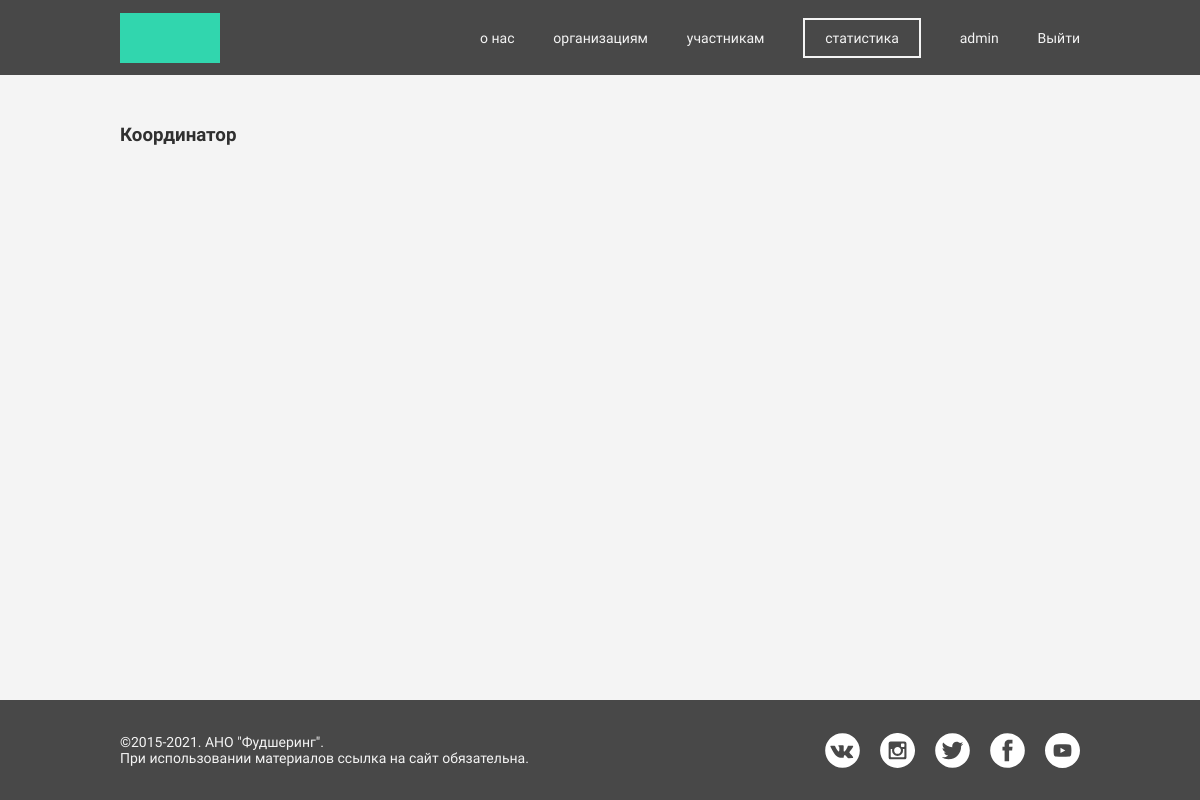
The page /cabinet/ (signed in) on the database as committed earlier.
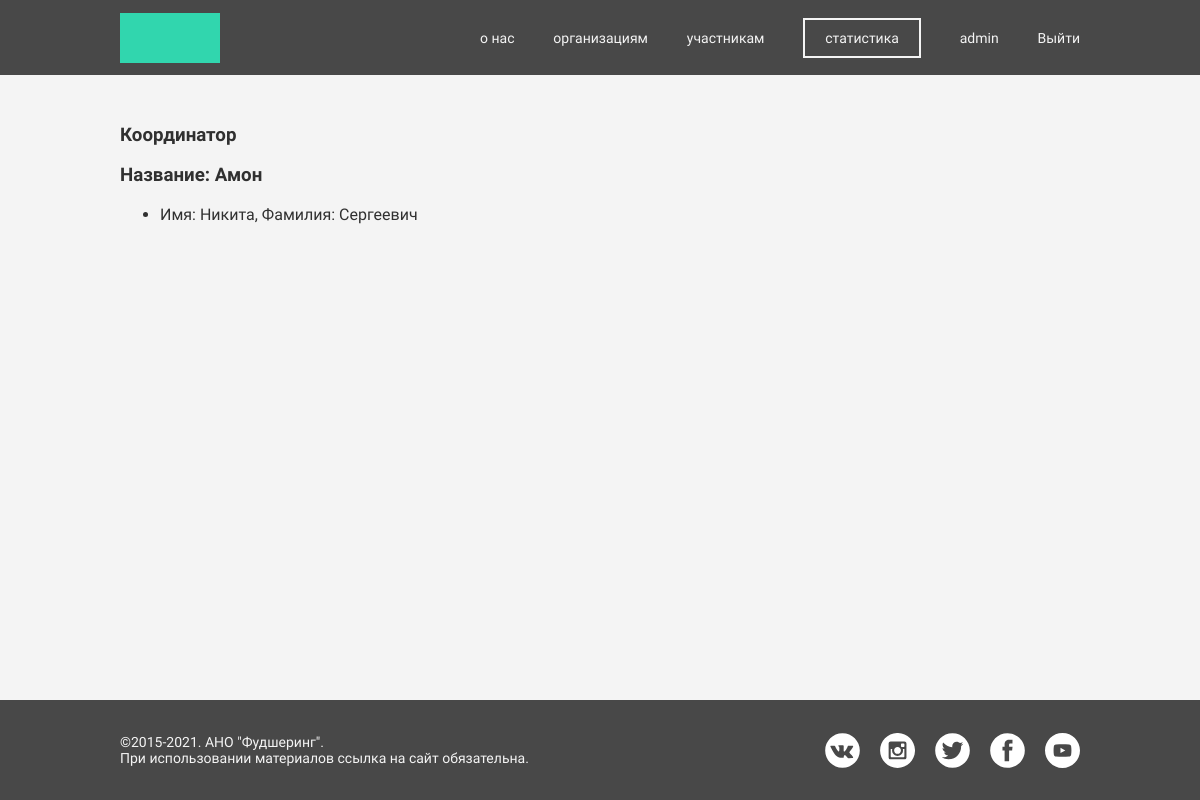
The same page on the database as committed later.
### authapp/models.py (models this page shows, shortened)
class UserProfile(AbstractUser):
    email = models.EmailField(verbose_name='Почта')
    first_name = models.CharField(verbose_name='Имя', max_length=128)
    last_name = models.CharField(verbose_name='Фамилия', max_length=128)
    status = models.CharField(verbose_name='Статус', choices=Status.choices, default=Status.Volunteer, max_length=1)
    confirm = models.BooleanField(verbose_name='Подтверждён', default=False)
    address = models.CharField(verbose_name='Адрес', max_length=128)
    phone_number = models.CharField(max_length=12, verbose_name="Номер телефона")

### mainapp/models.py (models this page shows, shortened)
class Group(models.Model):
    name = models.CharField(verbose_name='название группы', max_length=128)
    users_volonter = models.ManyToManyField(UserProfile)
    user_coordintator = models.ForeignKey(UserProfile, on_delete=models.CASCADE, related_name='coordinator')

### mainapp/views.py (the view, shortened to what this page needs)
# urls.py: path('cabinet/', mainapp.cabinet, name='cabinet'),
def cabinet(request):
    if request.user.status == 'c':
        group = Group.objects.filter(user_coordintator=request.user)
        content = {
            'title': 'Личный кабинет | координатора',
            'group': group,
        }
        return render(request, 'mainapp/lk/coordinator.html', content)
    elif request.user.is_staff:
        content = {
            'title': 'Личный кабинет | Администратор',
        }
        return render(request, 'mainapp/lk/admin.html', content)
    else:
        content = {
            'title': 'Личный кабинет | Ошибка',
        }
        return render(request, 'mainapp/lk/error.html', content)

### mainapp/templates/mainapp/lk/coordinator.html
{% extends 'mainapp/layouts/app.html' %}
{% load static %}
{% block content %}
    <div class="frame white_frame">
        <div class="content">
            <h3>Координатор</h3>
            {% for item in group %}
                <h3>Название: {{ item.name }}</h3>
                <ul>
                    {% for volonters in item.users_volonter.all %}
                        <li>Имя: {{ volonters.first_name }}, Фамилия: {{ volonters.last_name }}</li>
                    {% endfor %}
                </ul>
            {% endfor %}
        </div>
    </div>
{% endblock %}

### mainapp/templates/mainapp/layouts/app.html (shortened to what this page needs)
{% load static %}
<!doctype html>
<html lang="ru">
<head>
    <link rel="stylesheet" href="{% static 'css/main.css' %}">
</head>
<body>
<div class="menu">
    <div class="content  menu_content">
        <div class="menu_left">
            <a href="{% url 'mainapp:index' %}"><div class="menu_left_logo"></div></a>
        </div>
        <div class="menu_right">
            <div class="menu_right_li"><a href="{% url 'mainapp:about' %}">о нас</a></div>
            <div class="menu_right_li"><a href="{% url 'mainapp:organizations' %}">организациям</a></div>
            <div class="menu_right_li"><a href="{% url 'mainapp:participants' %}">участникам</a></div>
            <div class="menu_right_li  statistic_button"><a href="#">статистика</a></div>
            {% if not user.is_authenticated %}
                <div class="menu_right_li"><a href="{% url 'authapp:register' %}">регистрация</a></div>
                <div class="menu_right_li"><a href="{% url 'authapp:login' %}">вход</a></div>
            {% else %}
                <div class="menu_right_li"><a href="{% url 'mainapp:cabinet' %}">{{ request.user.first_name }}</a></div>
                <div class="menu_right_li"><a href="{% url 'authapp:logout' %}">Выйти</a></div>
            {% endif %}
        </div>
    </div>
</div>
{% block content %}
{% endblock %}
<div class="footer">
    <div class="content footer_content">
        <div class="footer_item footer_left">
            <span>©2015-2021. АНО "Фудшеринг".</span>
            <span>При использовании материалов ссылка на сайт обязательна.</span>
        </div>
        <div class="footer_item footer_right">
            <a href="#"><div class="social_logo" style="background: url('{% static 'icons/footer/vk.svg' %}') center no-repeat; background-size: cover"></div></a>
            <a href="#"><div class="social_logo" style="background: url('{% static 'icons/footer/inst.svg' %}') center no-repeat; background-size: cover"></div></a>
            <a href="#"><div class="social_logo" style="background: url('{% static 'icons/footer/tt.svg' %}') center no-repeat; background-size: cover"></div></a>
            <a href="#"><div class="social_logo" style="background: url('{% static 'icons/footer/fb.svg' %}') center no-repeat; background-size: cover"></div></a>
            <a href="#"><div class="social_logo" style="background: url('{% static 'icons/footer/yt.svg' %}') center no-repeat; background-size: cover"></div></a>
        </div>
    </div>
</div>
</body>
</html>

### static/css/main.css (style rules this page uses)
body { margin: 0; background: #F4F4F4; color: #303030; font-family: "Raleway", sans-serif; }
div, input { box-sizing: border-box; }
.menu { width: 100%; background: #484848; height: 75px; display: flex; justify-content: center; align-items: center; margin-bottom: 30px; }
.menu_content, .footer_content { display: flex; justify-content: space-between; align-items: center; }
.menu_left_logo { height: 50px; width: 100px; background: #31D6AE; }
.menu_right { width: 600px; font-size: 14px; display: flex; justify-content: space-between; align-items: center; color: #F4F4F4; }
.menu_right_li a { text-decoration: none; color: #F4F4F4; }
.statistic_button { box-sizing: content-box; border: 2px solid #F4F4F4; padding: 10px 20px; }
.footer { position: fixed; bottom: 0; height: 100px; width: 100%; background: #484848; color: #F4F4F4; display: flex; align-items: center; justify-content: center; font-size: 14px; }
.footer_item { display: flex; }
.footer_left { flex-direction: column; }
.social_logo { margin-left: 20px; width: 35px; height: 35px; transition: 100ms ease-out; }
.frame { width: 100%; display: flex; justify-content: center; }
.content { width: 960px; }

Rows that differ between the two databases and show on the page:
added Group: name "Амон"
added UserProfile: first_name "Никита", last_name "Сергеевич"
